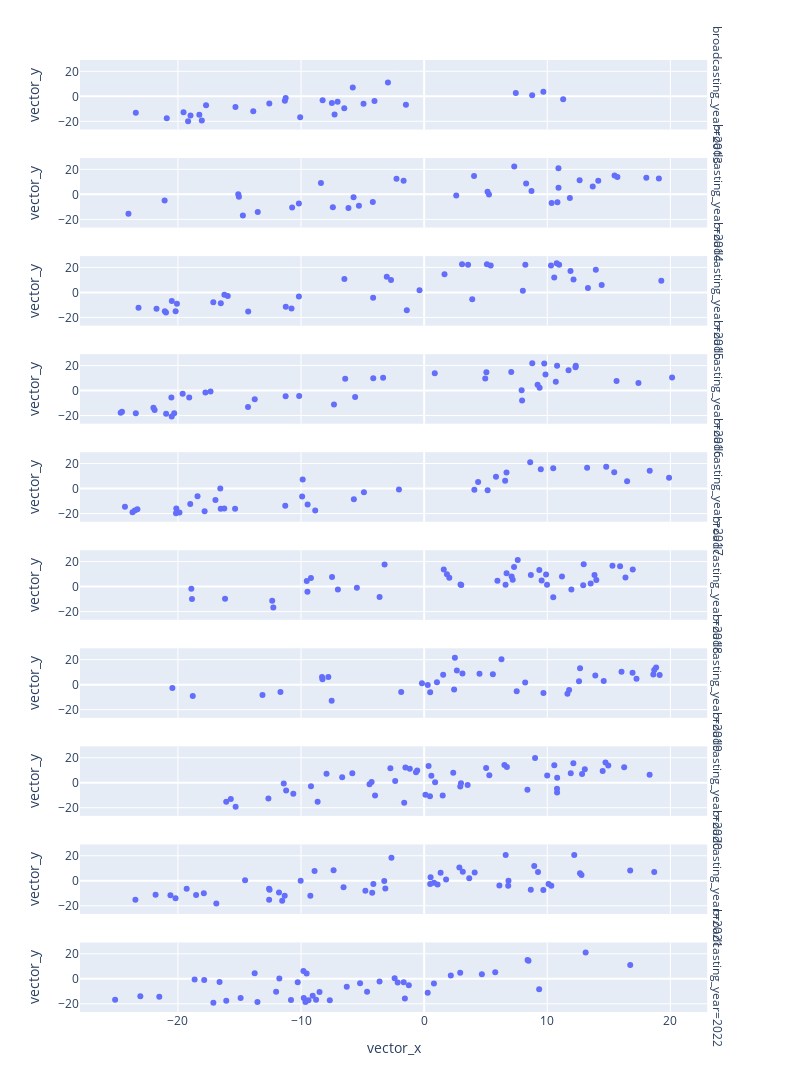

The cell this chart's notebook holds for it:
### Code cell
df = px.data.tips()
fig = px.scatter(stories_df_merged, x='vector_x', y='vector_y', hover_data=["index", "title"], facet_row="broadcasting_year", width=800, height=2000)
fig.show()

### Figure 1 — Plotly figure (JSON) as saved in the notebook; plotly's stock layout.template omitted (floating-point values rounded to 4 significant figures)
{"data": [{"customdata": [["0325", "春だ！映画だ！３時間アニメ祭り\r\n「映画ドラえもん のび太の新魔界大冒険～７人の魔法使い～」[2013年3月15日放送]"], ["0326", "「ばくはつコショウ」「何が何でもお花見を」[2013年4月12日放送]"], ["0327", "「やりクリしてハワイ旅行」「しずかちゃんのはごろも」[2013年4月26日放送]"], ["0328", "「ひるねは天国で」「どくさいスイッチ」[2013年5月3日放送]"], ["0329", "「インスタントママ」「狙われたジャイアン」[2013年5月10日放送]"], ["0330", "「脱出！ 恐怖の骨川ハウス」「さとりヘルメット」[2013年5月17日放送]"], ["0331", "「イエコプター」「しずかちゃんの最悪な誕生日」[2013年5月24日放送]"], ["0332", "「朱にまじわれ棒」「ジャイアンがパンダ」[2013年5月31日放送]"], ["0333", "「おみやげフロシキ」「最強！黒おびのび太」[2013年6月7日放送]"], ["0334", "「ジャイアンの引退コンサート」「ユメかんとくいす」[2013年6月14日放送]"], ["0335", "「あべこべ世界ミラー」「のび太の秘密トンネル」[2013年6月21日放送]"], ["0336", "「ひっこし地図でおひっこし」「かがみでコマーシャル」[2013年7月5日放送]"], ["0337", "「なんでもアイス棒」「決心コンクリート」[2013年7月12日放送]"], ["0338", "ドラえもん　夏の大冒険１時間スペシャル「さよならボクのそうじ機」「真夏の夜の大航海」「ダイスキンドリンク」[2013年7月26日放送]"], ["0339", "「深海サイクリング」「のび太のドッキリビデオ」[2013年8月9日放送]"], ["0340", "「花火を育てよう！」「分身ハンマー」[2013年8月16日放送]"], ["0341", "「オバケと暮らした夏休み」「カチンカチンライト」[2013年8月23日放送]"], ["0342", "「のび太の夏祭り大作戦！」「サハラ砂漠で勉強はできない」[2013年8月30日放送]"], ["0343", "「のび太エネルギーの使い方」「はなバルーンで大空に」[2013年9月6日放送]"], ["0344", "ドラえもん誕生日１時間スペシャル「真夜中の巨大ドラたぬき」[2013年9月13日放送]"], ["0345", "「にんげん機関車」「箱庭で松たけがり」[2013年10月18日放送]"], ["0346", "「ハロウィンって何の日？」「味見スプーン」[2013年10月25日放送]"], ["0347", "「マジックハンドでやりたい放題」「ゴルゴンの首」[2013年11月1日放送]"], ["0348", "「ヤキイモの気持ち」「すい星がギンギラギン」[2013年11月8日放送]"], ["0349", "「のび太ｖｓ武蔵　巌流島ちょっと前の戦い」[2013年11月15日放送]"], ["0350", "藤子・Ｆ・不二雄生誕80周年記念 タイムマシンがなくなって大ピンチ！ ドラえもん冬の１時間スペシャル「ドラえもんに落書き」「燃えよ！ドラミのスケート特訓」「タイムマシンがなくなった！！」[2013年12月6日放送]"], ["0351", "「ケガワリング」「クリスマスきらきら大作戦」[2013年12月13日放送]"], ["0352", "のび太としずかが結婚！？ 年忘れだよ！ ドラえもん１時間スペシャル\r\n「エイコーノトビラ」「おだてジョーズ」「雪山のロマンス」[2013年12月30日放送]"]], "hovertemplate": "broadcasting_year=2013<br>vector_x=%{x}<br>vector_y=%{y}<br>index=%{customdata[0]}<br>title=%{customdata[1]}<extra></extra>", "legendgroup": "", "marker": {"color": "#636efa", "symbol": "circle"}, "mode": "markers", "name": "", "orientation": "v", "showlegend": false, "type": "scatter", "x": [-18.26, -8.247, -11.25, -18.98, -15.33, -19.55, -23.42, -20.91, -18.06, -13.88, -12.58, 8.773, 11.29, -7.277, -4.034, -4.925, -7.03, -6.489, -5.798, -11.32, -10.07, -7.495, -19.18, -1.482, -17.71, 7.444, 9.683, -2.941], "xaxis": "x10", "y": [-14.76, -3.244, -1.44, -15.43, -8.591, -12.76, -13.18, -17.48, -19.28, -11.92, -5.668, 0.7727, -2.269, -14.61, -3.725, -6.036, -4.277, -9.553, 7.032, -3.501, -16.81, -5.379, -20.02, -6.684, -7.125, 2.621, 3.648, 10.95], "yaxis": "y10"}, {"customdata": [["0353", "「よい家わるい家」「◯△□恐怖症」[2014年1月17日放送]"], ["0354", "「地球脱出計画」「ことばきんしマーカー」[2014年1月31日放送]"], ["0355", "「動物変身恩返しグスリ」「雪だるまが町にやってきた」[2014年2月7日放送]"], ["0356", "「チョコのび太をめしあがれ」「青い月夜のリサイタル」[2014年2月14日放送]"], ["0357", "「会いたいヒト回転寿司」「コピー頭脳でラクしよう」[2014年2月28日放送]"], ["0358", "ドラえもん　クレヨンしんちゃん  春だ！映画だ！３時間アニメ祭り\r\n２０１３年春公開「映画ドラえもん のび太のひみつ道具博物館（ミュージアム）」[2014年3月7日放送]"], ["0359", "「ふくびんコンビ」「歩け歩け月までも」[2014年3月14日放送]"], ["0360", "「ウマタケ牧場」「テストに一夜漬けダル」[2014年4月11日放送]"], ["0361", "「空き地のイルカ」「タイムピストルで“じゃま物”は消せ」[2014年4月18日放送]"], ["0362", "「石器時代の王さまに」「鯉のぼりをつかまえろ！」[2014年4月25日放送]"], ["0363", "「どこでもドアを作ろう！」「ツルよ、恩をかえして！」[2014年5月2日放送]"], ["0364", "「のび太鉄道」「物体変換銃でカバンをカバに!?」[2014年5月16日放送]"], ["0365", "「な、なんと!! のび太が１００点とった!!」「珍加羅峠の宝物」[2014年5月23日放送]"], ["0366", "「デラックスライト」「のび太の１００点 ２５年後の大事件」[2014年5月30日放送]"], ["0367", "「のび太のエビフライ」「たすけて！助け船」[2014年6月6日放送]"], ["0368", "「パパもあまえんぼ」「たけしのズンドコ誕生日」[2014年6月13日放送]"], ["0369", "「のび太イレブン」「ぶつぶつ交換機」[2014年6月20日放送]"], ["0370", "「裏山のドラえもん城」「『真実の旗印』はつねに正しい」[2014年6月27日放送]"], ["0371", "「さかながボートに大変身」「流行性ネコシャクシウイルス」[2014年7月11日放送]"], ["0372", "映画公開直前 夏祭りだよ！ ドラえもん１時間スペシャル\r\n「竜宮城の八日間」「なんでも空港」「怪談ランプ」[2014年8月1日放送]"], ["0373", "映画公開当日！「石ころぼうし」「のび太のおよめさん」[2014年8月8日放送]"], ["0374", "「ミニハウスでのりきる夏」「うきうきするウキワ」[2014年8月29日放送]"], ["0375", "ドラえもん誕生日スペシャル\r\n「地底100マイルちょっとの大作戦」[2014年9月5日放送]"], ["0376", "「しずかちゃんがカッパに！？」「ミチビキエンゼル」[2014年9月12日放送]"], ["0377", "「のび太航空へようこそ」「神さまごっこ」[2014年9月19日放送]"], ["0378", "「２２世紀のすてきなキャンプ」「ポータブル国会」[2014年10月17日放送]"], ["0379", "「怒りのポップコーン」「タヌ機」[2014年10月24日放送]"], ["0380", "「ハロウィーンの暴走かぼちゃ」「ホラふきご先祖」[2014年10月31日放送]"], ["0381", "「空とぶマンガ本」「ぬれぎぬを着せよう！」[2014年11月7日放送]"], ["0382", "「ムキムキからだねん土」「嵐でやっつけろ！」[2014年11月14日放送]"], ["0383", "「落ち葉とジャイ子」「しずかちゃんになったのび太」[2014年11月21日放送]"], ["0384", "「クローンリキッドごくう」「お金のいらない世界」[2014年11月28日放送]"], ["0385", "「ドラミが生まれた日」「やりくりアリでリサイクル」[2014年12月5日放送]"], ["0386", "「おせじ口べに」「家元かんばん」[2014年12月12日放送]"], ["0387", "今年最後のドラ笑い!! 年忘れだよ！ドラえもん１時間スペシャル\r\n「おすそわけガム」「宇宙戦艦のび太を襲う」「思い出せ！あの日の感動」[2014年12月30日放送]"]], "hovertemplate": "broadcasting_year=2014<br>vector_x=%{x}<br>vector_y=%{y}<br>index=%{customdata[0]}<br>title=%{customdata[1]}<extra></extra>", "legendgroup": "", "marker": {"color": "#636efa", "symbol": "circle"}, "mode": "markers", "name": "", "orientation": "v", "showlegend": false, "type": "scatter", "x": [-4.171, 12.63, 15.7, 2.605, -5.3, -14.72, 5.266, -2.247, 10.91, -5.734, 10.35, 13.69, 7.317, 10.91, -13.52, -15.05, 14.14, -15.1, 8.283, 15.46, -1.669, -6.148, -8.382, 8.717, 19.07, 4.054, 18.05, -7.415, -10.72, 11.84, -24.02, -10.18, -21.08, 10.83, 5.152], "xaxis": "x9", "y": [-6.145, 11.23, 13.96, -0.811, -9.182, -16.98, -0.1975, 12.52, 5.284, -2.358, -6.938, 6.322, 22.2, 20.96, -14.09, -1.854, 10.99, 0.04781, 8.625, 15.13, 10.84, -10.81, 9.093, 2.756, 12.66, 14.69, 13.27, -10.29, -10.52, -2.999, -15.56, -7.277, -4.951, -6.377, 1.992], "yaxis": "y9"}, {"customdata": [["0388", "「街中ぐにゃぐにゃネンドロン」「寒い日は雪女になろう！」[2015年1月9日放送]"], ["0389", "「秘密基地で世界を守れ！」「四次元サイクリング」[2015年1月30日放送]"], ["0390", "「恐竜ハンター」[2015年2月6日放送]"], ["0391", "「バレンタインにはおモチとすもうを」「しずかちゃんと はこ庭スキー場」[2015年2月13日放送]"], ["0392", "「スネ夫より金持ちがやってきた」「ペットそっくりまんじゅう」[2015年2月20日放送]"], ["0393", "「無敵のスーパーランドセル」「もぐれ！ハマグリパック」[2015年2月27日放送]"], ["0394", "ドラえもん　クレヨンしんちゃん 春だ！映画だ！３時間アニメ祭り\n「映画ドラえもん 新・のび太の大魔境～ペコと５人の探検隊～」（2014年公開）[2015年3月6日放送]"], ["0395", "「のび太のダンボール宇宙ステーション」[2015年3月13日放送]"], ["0396", "「横取りジャイアンをこらしめよう」「あちこちひっこそう」[2015年3月20日放送]"], ["0397", "春だ！映画だ！３時間アニメ祭り 第２弾「あいあいパラソル」「タイムマシンで犯人を」「ムシャクシャタイマー」[2015年4月10日放送]"], ["0398", "「ステッキで川をまっぷたつ」「しかえし伝票」[2015年4月17日放送]"], ["0399", "「イルカにのって海の旅」「いたわりロボット」[2015年4月24日放送]"], ["0400", "「ジャイアンが飛んできた」「わすれろ草」[2015年5月1日放送]"], ["0401", "「ぼくらの大空中戦」「ニクメナイン」[2015年5月8日放送]"], ["0402", "「野比家は三十階」「暴走！プレゼントの木」「水はみていた」[2015年5月15日放送]"], ["0403", "「ラッキーやかん」「なんでもぬいぐるみに…」「大人になりたい」[2015年5月22日放送]"], ["0404", "「七時に何かがおこる」「びっくり箱ステッキ」「ぼくよりダメなやつがきた」[2015年5月29日放送]"], ["0405", "「おざしき水族館」「オダチンパンジー」「のび太の長い一日」[2015年6月5日放送]"], ["0406", "「まる見え！断層ビジョン」「突げき！のび太のグルメリポート」「今年もあの日がやってきた！」[2015年6月12日放送]"], ["0407", "「ボクを写して！めんくいカメラ」「しりとりでネッシーに」「かげがり」[2015年6月19日放送]"], ["0408", "「海をひときれ切りとって」「あとはおまかせタッチてぶくろ」「腹ペコのび太の３日間」[2015年6月26日放送]"], ["0409", "「のろのろ、じたばた」「スイカ割りにスイカペン」「タマシイム・マシン」[2015年7月10日放送]"], ["0410", "夏祭りだよ！ドラえもん１時間スペシャル「ムードもりあげ楽団」「楽々バーべキューセットはラクじゃない」「南海の大冒険～キャプテン・シルバーの財宝～」[2015年7月24日放送]"], ["0411", "「のび太が泣けば雨がふる」「ジャングル探検にはおり紙を」[2015年7月31日放送]"], ["0412", "「ゾクゾク！おばけ線香」「うわさ花しが咲いちゃった！」[2015年8月21日放送]"], ["0413", "「ジャイアンの恩返し」「南の島を組み立てよう」[2015年8月28日放送]"], ["0414", "ドラえもん誕生日スペシャル 「のび太特急と謎のトレインハンター」[2015年9月4日放送]"], ["0415", "「夜を売ります」「うら山のウサギ怪獣（かいじゅう）」[2015年9月11日放送]"], ["0416", "「アッパレ！ のび殿さま」「秋の虫のリサイタル」[2015年10月9日放送]"], ["0417", "「しずめ玉でスッキリ」「のび太のお宝鑑定」[2015年10月16日放送]"], ["0418", "「ハロウィンとのびガエル」「誕生！まんが家クリスチーネ先生」[2015年10月23日放送]"], ["0419", "「空とぶサンマがやってきた」「昔のカキの物語」[2015年10月30日放送]"], ["0420", "「山へ！空へ！乗りものぐつ」「ママ、小学生になる」[2015年11月6日放送]"], ["0421", "「マツタケ食べたい！」「ボクをけって！サイオー馬」[2015年11月13日放送]"], ["0422", "「ほんものクレヨン」「かぜぶくろといんちき薬」[2015年11月20日放送]"], ["0423", "「のび泥棒をタイホせよ！」「あの子を笑わせろ！」[2015年11月27日放送]"], ["0424", "「ジャイアンの歌がやめられない」「夜空に輝くピザ・ギョーザ」[2015年12月4日放送]"], ["0425", "「脱出!!巨大クリスマスケーキ」「スケートするなら氷河期で」[2015年12月11日放送]"], ["0426", "今年最後のドラ笑い！！ 大みそかだよ！ ドラえもん１時間スペシャル\r\n「初売りドライ・ライト」「百人一首にアンキパン」「オンボロ旅館をたて直せ」「雪でもポカポカ！ エアコンフォト」[2015年12月31日放送]"]], "hovertemplate": "broadcasting_year=2015<br>vector_x=%{x}<br>vector_y=%{y}<br>index=%{customdata[0]}<br>title=%{customdata[1]}<extra></extra>", "legendgroup": "", "marker": {"color": "#636efa", "symbol": "circle"}, "mode": "markers", "name": "", "orientation": "v", "showlegend": false, "type": "scatter", "x": [-11.24, -10.17, -20.5, -14.29, -0.3757, 3.077, -20.19, 8.017, -17.13, -2.692, -16.52, -21.06, -23.2, -21.74, 5.099, 14.42, 5.404, -3.037, -6.479, 3.566, 1.653, 19.26, 10.3, 13.3, 10.96, 13.95, -20.08, 10.77, 3.905, 8.219, -10.77, -15.95, -16.23, 10.57, 12.13, 11.89, -4.144, -20.97, -1.411], "xaxis": "x8", "y": [-11.46, -3.358, -6.911, -15.21, 1.703, 22.55, -15.03, 1.243, -7.871, 9.939, -8.612, -15.13, -12.27, -13.13, 22.52, 5.982, 21.45, 12.45, 10.79, 22.04, 14.47, 9.405, 21.58, 3.548, 22.16, 18.11, -9.158, 23.26, -5.5, 22.14, -12.94, -2.926, -1.925, 11.88, 10.42, 17.06, -4.318, -16.14, -14.28], "yaxis": "y8"}, {"customdata": [["0427", "「ドラドラ源平合戦～しずかちゃん御前を救え！～」[2016年1月15日放送]"], ["0428", "「そっくりペット大集合」「再会！５年ぶりののび太」[2016年1月22日放送]"], ["0429", "「ドラドラ時空（タイム）アドベンチャー　のび太土偶の謎」「ナイヘヤドア」[2016年1月29日放送]"], ["0430", "「ぼく、マリちゃんだよ」「ずらしんぼ」[2016年2月5日放送]"], ["0431", "「恋する!?変身ビスケット」「することレンズ」[2016年2月12日放送]"], ["0432", "「なんでも材質変換機」「雪だるまは忘れない」[2016年2月19日放送]"], ["0433", "「のび太はうるさいナベ奉行」「地球下車マシン」[2016年2月26日放送]"], ["0434", "ドラえもん　クレヨンしんちゃん　春だ！映画だ！３時間アニメ祭り\n「映画ドラえもん のび太の宇宙英雄記（スペースヒーローズ）」（2015年公開）[2016年3月4日放送]"], ["0435", "「空想動物サファリパークと約束の笛」[2016年3月11日放送]"], ["0436", "「宇宙探検すごろく」「最強！オールマイティーパス」[2016年4月1日放送]"], ["0437", "「お箸はのびるよ、どこまでも」「チリつもらせ機」[2016年4月15日放送]"], ["0438", "「のび太のジャックと豆の木」「みせかけモテモテバッジ」[2016年4月22日放送]"], ["0439", "「空飛ぶうす手のじゅうたん」「うわさをサキ鳥」[2016年4月29日放送]"], ["0440", "「友だちは大きなイルカ？」「夢はしご」[2016年5月6日放送]"], ["0441", "「トリセツ・メーカー」「ぞうきん探偵のび太」[2016年5月13日放送]"], ["0442", "「Ｎ・Ｓワッペンで運動会」「しんじゅ製造アコヤケース」[2016年5月20日放送]"], ["0443", "「お客の顔を組み立てよう」「ママをたずねて三千キロじょう」[2016年5月27日放送]"], ["0444", "「エスパーぼうし」「かわいい雨傘の物語」[2016年6月3日放送]"], ["0445", "「へやの中の大自然」「なかまいりせんこう」[2016年6月10日放送]"], ["0446", "「大男がでたぞ」「キミのひとみは100万ボルト」[2016年6月17日放送]"], ["0447", "「ダメダメ！キンシひょうしき」「ぼくのまもり紙」[2016年6月24日放送]"], ["0448", "「恐竜ツアーに行こう！」「いねむりシール」[2016年7月8日放送]"], ["0449", "「３センチのび太の大冒険」[2016年7月22日放送]"], ["0450", "「うちのプールは太平洋」「おばけでリサイクル」[2016年7月29日放送]"], ["0451", "「身代わりテレビで南の島へ」「風をあやつれ！バショー扇」[2016年8月5日放送]"], ["0452", "「ダジャレでやっつけろ！」「裏山ウォータースライダー」[2016年8月12日放送]"], ["0453", "「水たまりの怪魚」「宇宙人の館」[2016年8月19日放送]"], ["0454", "「いたずらオモチャ化機」「シールでキャラ変身」[2016年8月26日放送]"], ["0455", "ドラえもん誕生日スペシャル 「天才のび太の飛行船ゆうえんち」[2016年9月2日放送]"], ["0456", "「とびだす伝記電気」「ほしい人探知機」[2016年9月9日放送]"], ["0457", "「ゾウの鼻になったしずかちゃん」「へやこうかんスイッチ」[2016年9月16日放送]"], ["0458", "「ざくざく！地中でくだもの狩り」「バリヤーポイント」[2016年10月14日放送]"], ["0459", "「ペラペラジャイアン飛んでった！」「みえないボディガード」[2016年10月21日放送]"], ["0460", "「パンドラのおばけ」「あらかじめアンテナ」[2016年10月28日放送]"], ["0461", "「くせなおしガス」「熱血！ドッジボール」[2016年11月4日放送]"], ["0462", "「ふろしきタクシー」「いつでもどこでもスケッチセット」[2016年11月18日放送]"], ["0463", "「ロケットそうじゅうくんれん機」「ジャイアンへのホットなレター」[2016年11月25日放送]"], ["0464", "「スーパーヒーローふろしき」「カッコータマゴ」[2016年12月2日放送]"], ["0465", "「南極ペンギンを救え！」「日づけ変更カレンダー」[2016年12月9日放送]"], ["0466", "「クリスマスに雪を」「チュー難の相に気をつけろ!」[2016年12月16日放送]"], ["0467", "大みそかだよ！ドラえもん1時間スペシャル「戦国のび兵衛がんばれ」「ドラえもん＆パーマン危機一髪!?」「星野スミレのひみつの恋」[2016年12月31日放送]"]], "hovertemplate": "broadcasting_year=2016<br>vector_x=%{x}<br>vector_y=%{y}<br>index=%{customdata[0]}<br>title=%{customdata[1]}<extra></extra>", "legendgroup": "", "marker": {"color": "#636efa", "symbol": "circle"}, "mode": "markers", "name": "", "orientation": "v", "showlegend": false, "type": "scatter", "x": [-17.35, -20.53, -20.96, -24.55, -11.25, -19.08, -20.3, -23.42, -24.65, -17.77, -20.51, -4.133, -21.89, -14.31, -10.15, -19.62, -13.76, 9.379, -5.607, -6.413, 7.955, -7.325, -21.99, -3.333, 4.963, 17.41, 5.055, 9.854, 9.753, 10.8, 7.918, 20.14, 12.32, 8.783, 10.69, 12.29, 7.075, 9.215, 0.8628, 11.73, 15.63], "xaxis": "x7", "y": [-0.8448, -5.536, -18.66, -17.01, -4.533, -5.586, -18.26, -18.22, -17.83, -1.694, -20.77, 9.757, -15.52, -13.23, -4.445, -2.545, -6.995, 2.23, -5.196, 9.367, -7.957, -11.26, -13.86, 10.13, 9.502, 5.94, 14.63, 12.73, 21.67, 19.81, 0.132, 10.4, 19.7, 21.72, 6.88, 18.5, 14.79, 4.674, 13.71, 16.09, 7.561], "yaxis": "y7"}, {"customdata": [["0468", "「地球エレベーター」「かたっぽ探知リード」[2017年1月13日放送]"], ["0469", "「ピーヒョロ ロープ」「兄弟シール」[2017年1月20日放送]"], ["0470", "「ターザンパンツ」「追跡！トレーサーバッジ」[2017年1月27日放送]"], ["0471", "「一寸のび太の鬼たいじ」「お医者さんカバン」[2017年2月3日放送]"], ["0472", "「ココロチョコ」「独立！のび太国」[2017年2月10日放送]"], ["0473", "「スリルブーメラン」「大予言・地球の滅びる日」[2017年2月17日放送]"], ["0474", "「雪と恐竜」「拝啓、虹谷ユメ子さん」[2017年2月24日放送]"], ["0475", "ドラえもん　クレヨンしんちゃん 春だ！映画だ！３時間アニメ祭り「映画ドラえもん 新・のび太の日本誕生」（2016年公開）[2017年3月3日放送]"], ["0476", "「迷子のパオパオ」[2017年3月17日放送]"], ["0477", "「ドラドラポンポコ大捜査」「動物型にげだし錠」「食べて歌ってバイオ花見」[2017年4月7日放送]"], ["0478", "「ようこそ！ハリボテの城へ」「おばけ口目の怪事件」[2017年4月14日放送]"], ["0479", "「見えなくなる目ぐすり」「目は口ほどに物を食べ」[2017年4月21日放送]"], ["0480", "GW特別企画！「火星ピクニック」「テレパしい」[2017年4月28日放送]"], ["0481", "母の日直前！「ママをつかまえろ！」「四次元くずかご」[2017年5月12日放送]"], ["0482", "「自信ヘルメット」「ガッコー仮面は誰でしょう？」[2017年5月19日放送]"], ["0483", "「のび太とアリの女王」[2017年5月26日放送]"], ["0484", "「わすれとんかち」「アヤカリンで幸運を」[2017年6月2日放送]"], ["0485", "ジャイアン誕生日！特別企画！「ウラオモテックス」「スランプ！ジャイアン愛の新曲」[2017年6月9日放送]"], ["0486", "「暴走ランナーパパ」「カルガモエッグ」[2017年6月16日放送]"], ["0487", "「百年後のフロク」「トゲトローズはご機嫌ななめ」[2017年6月23日放送]"], ["0488", "「名作劇場カメラ」「三年寝太郎まくら」[2017年6月30日放送]"], ["0489", "「ルームスイマー」「深夜の町は海の底」[2017年7月7日放送]"], ["0490", "あの名作が帰ってくる！ドラえもん夏の１時間スペシャル「ぼくミニドラえもん」「ぞうとおじさん」[2017年7月28日放送]"], ["0491", "「天井うらの宇宙戦争」[2017年8月4日放送]"], ["0492", "「がんばれ！おばけハウス」「ロビンソンクルーソーセット」[2017年8月18日放送]"], ["0493", "「おかし牧場」「森は生きている」[2017年8月25日放送]"], ["0494", "ドラえもん誕生日スペシャル「謎のピラミッド！？エジプト大冒険」[2017年9月1日放送]"], ["0495", "「スケジュールどけい」「ニンニン修行セット」[2017年9月8日放送]"], ["0496", "「ネコののび太いりませんか」「賞品かせぎカウボット」[2017年9月15日放送]"], ["0497", "「バイバイン」「むりやりアスレチックスクール」[2017年10月13日放送]"], ["0498", "「すてきなミイちゃん」「魔女っ子しずちゃん」[2017年10月20日放送]"], ["0499", "「はだかの王様！？ウルトラよろい」「赤いくつの女の子」[2017年10月27日放送]"], ["0500", "「クモノイトン」「プロポーズ作戦」[2017年11月3日放送]"], ["0501", "「葉っぱ探偵のび太」「二十一世紀のおとのさま」[2017年11月10日放送]"], ["0502", "「ハツメイカーで大発明」「大砲でないしょのはなし」[2017年11月17日放送]"], ["0503", "「かがみのない世界」「ピンキリ！お宝未来鑑定」[2017年11月24日放送]"], ["0504", "「クリスマスはおかしの家で」「やりすぎ！のぞみ実現機」[2017年12月1日放送]"], ["0505", "大みそかだよ！ドラえもん１時間スペシャル「十二支変身サイコロ」「ゆめのチャンネル」「台風のフー子」[2017年12月31日放送]"]], "hovertemplate": "broadcasting_year=2017<br>vector_x=%{x}<br>vector_y=%{y}<br>index=%{customdata[0]}<br>title=%{customdata[1]}<extra></extra>", "legendgroup": "", "marker": {"color": "#636efa", "symbol": "circle"}, "mode": "markers", "name": "", "orientation": "v", "showlegend": false, "type": "scatter", "x": [10.49, 13.24, 15.44, -19.0, -24.3, -23.5, -4.892, -18.41, -23.69, -19.88, -23.29, -17.83, -20.16, -9.914, -9.465, -16.53, -16.24, -16.95, -20.13, -11.28, 5.156, -8.849, -5.711, -15.36, 4.384, -9.866, -16.56, 19.89, -2.046, 5.833, 14.79, 4.077, 8.613, 6.579, 9.474, 18.32, 6.689, 16.48], "xaxis": "x6", "y": [16.18, 16.58, 12.96, -12.34, -14.53, -17.52, -2.899, -6.171, -18.96, -19.27, -16.63, -18.09, -19.87, -6.294, -12.75, -16.16, -16.01, -9.163, -16.07, -13.86, -1.442, -17.67, -8.579, -16.09, 5.176, 7.192, 1.21e-05, 8.668, -0.8783, 9.489, 17.32, -1.032, 21.04, 6.123, 15.33, 14.17, 12.73, 5.82], "yaxis": "y6"}, {"customdata": [["0506", "ドラえもん クレヨンしんちゃん ２０１８年冬のアニメ祭り「神さまロボットに愛の手を！」「円ピツで大金持ち」「のび左エ門の秘宝」[2018年1月7日放送]"], ["0507", "「ガンファイターのび太」[2018年1月12日放送]"], ["0508", "「なんでもバイキング」「ジャックとベティとジャニー」[2018年1月19日放送]"], ["0509", "「架空人物たまご」「ドラドラスパイ大作戦」[2018年1月26日放送]"], ["0510", "2月はスネ夫の誕生月「ロボ子が愛してる」「大ピンチ！スネ夫の答案」[2018年2月2日放送]"], ["0511", "「こびとロボット」「宇宙たんけん！？ウラヤマ星」[2018年2月9日放送]"], ["0512", "「ジャイアンVSメカジャイアン」「きつねにつままれた話」[2018年2月16日放送]"], ["0513", "「めいわくガリバー」「のび太のなが～い家出」[2018年2月23日放送]"], ["0514", "ドラえもん　クレヨンしんちゃん 春だ！映画だ！３時間アニメ祭り「映画ドラえもん のび太の南極カチコチ大冒険」（2017年公開）[2018年3月2日放送]"], ["0515", "「ほどほど宝島」[2018年3月9日放送]"], ["0516", "ドラえもん クレヨンしんちゃん 春だ！映画だ！３時間アニメ祭り第２弾 「リモコンねこでとり返せ！」「フクロマンスーツ」「ツチノコみつけた！」[2018年4月6日放送]"], ["0517", "「動物変身ビスケット」「進化退化光線銃」[2018年4月13日放送]"], ["0518", "「ぶんぶくドラ釜」「一生に一度は百点を…」[2018年4月20日放送]"], ["0519", "「うら山危険生物パーク」「はいどうたづな」[2018年4月27日放送]"], ["0520", "母の日特別企画「ママをとりかえっこ」「ざぶとんにもたましいがある」[2018年5月11日放送]"], ["0521", "「のび太は世界にただ一匹」「地平線テープ」[2018年5月18日放送]"], ["0522", "「ニニンジャ！からくり忍者屋敷」「友だちの輪」[2018年5月25日放送]"], ["0523", "「夏だ！山だ！野比家のキャンプ」「インスタントロボット」[2018年6月1日放送]"], ["0524", "「ハー灯に火をともせ」「雨男はつらいよ」[2018年6月8日放送]"], ["0525", "ジャイアン誕生日！特別企画！「ジャイアンの子守歌」「おれさまをグレードアップ」[2018年6月15日放送]"], ["0526", "「テレビ局をはじめたよ」「人の身になるタチバガン」[2018年6月22日放送]"], ["0527", "「録験機でたのしもう」「アセッカキン」[2018年6月29日放送]"], ["0528", "「天の川で星釣りを」「ねがい星」[2018年7月6日放送]"], ["0529", "「きもだめしめがね」「いきものおりがみ」[2018年7月20日放送]"], ["0530", "「絶景！箱庭ソーメン流し」「半分の半分のまた半分…」[2018年7月27日放送]"], ["0531", "のび太誕生日特別企画「友情カプセル」「ジャイ子の恋人=のび太」[2018年8月3日放送]"], ["0532", "「額縁をくぐって海へ」「チューケンパー」[2018年8月17日放送]"], ["0533", "「うそつきかがみ」「十円なんでもストア」[2018年8月24日放送]"], ["0534", "「仙人らくらくコース」「悪運ダイヤ」[2018年8月31日放送]"], ["0535", "ドラえもん誕生日スペシャル「クジラとまぼろしのパイプ島」[2018年9月7日放送]"], ["0536", "「ドラえもんの歌」「相関図メーカー」[2018年9月14日放送]"], ["0537", "「時を走れ！タイム借り物競走」「時限バカ弾」[2018年10月12日放送]"], ["0538", "「魔法使いのび太」「野比家、夢の温泉旅行」[2018年10月19日放送]"], ["0539", "「合体ノリ」「行け！ノビタマン」[2018年10月26日放送]"], ["0540", "「いろいろソーダセット」「マジックボックス」[2018年11月2日放送]"], ["0541", "「あい棒」「アトカラホントスピーカー」[2018年11月9日放送]"], ["0542", "「のび太の流れ星」「オーバーオーバー」[2018年11月16日放送]"], ["0543", "「ドラえもんストーブ」「一晩でカキの実がなった」[2018年11月23日放送]"], ["0544", "「つづきをヨロシク」「もしもボックスで昼ふかし!？」[2018年11月30日放送]"], ["0545", "「しあわせトランプの恐怖」「未来のクリスマスカード」[2018年12月7日放送]"], ["0546", "「ウラシマキャンデー」「シールで逃げきれ！」[2018年12月14日放送]"], ["0547", "大みそかだよ！ドラえもん１時間スペシャル～世界の未確認生物ずかん～「雪男のアルバイト」「かまいたちのクック」「ハロー宇宙人」[2018年12月31日放送]"]], "hovertemplate": "broadcasting_year=2018<br>vector_x=%{x}<br>vector_y=%{y}<br>index=%{customdata[0]}<br>title=%{customdata[1]}<extra></extra>", "legendgroup": "", "marker": {"color": "#636efa", "symbol": "circle"}, "mode": "markers", "name": "", "orientation": "v", "showlegend": false, "type": "scatter", "x": [12.96, -16.17, 10.49, 12.92, 1.849, 13.98, 11.96, -5.464, -18.91, -12.34, 6.696, 16.94, 9.352, -3.62, 9.98, 15.3, 2.041, 9.904, -9.481, 7.104, 8.668, -3.214, 16.35, 13.53, -7.009, -12.25, 7.193, 13.84, 5.95, 7.601, 6.611, 1.594, 11.2, 9.543, 15.91, 2.954, -9.535, -7.482, 3.015, -9.195, -18.86, 7.302], "xaxis": "x5", "y": [17.86, -9.663, -8.434, 0.9725, 9.862, 5.361, -2.346, -0.9487, -1.701, -11.42, 10.76, 13.59, 13.18, -8.334, 1.426, 16.75, 7.102, 9.696, -4.154, 8.134, 9.355, 17.6, 7.298, 2.517, -2.282, -16.79, 5.366, 9.345, 4.736, 21.29, 1.561, 13.71, 8.153, 4.766, 16.21, 1.748, 4.373, 7.59, 1.216, 6.871, -10.02, 15.6], "yaxis": "y5"}, {"customdata": [["0548", "「ランプのけむりオバケ」「ジャイアンシチュー」[2019年1月18日放送]"], ["0549", "「ポケットの中のぴょん太」「平和アンテナ」[2019年1月25日放送]"], ["0550", "「フェスティバルーン」「ホカホカ雪で雪合戦」[2019年2月8日放送]"], ["0551", "「熱血応援マイク」「オモイコミン」[2019年2月15日放送]"], ["0552", "「ドラかぐや、月に帰る！？」「おおかみ男クリーム」[2019年2月22日放送]"], ["0553", "ドラえもん クレヨンしんちゃん 春だ！映画だ！３時間アニメ祭り「映画ドラえもん のび太の宝島」（2018年公開）[2019年3月1日放送]"], ["0554", "「タイムふろしき」「ニセ宇宙人」[2019年3月8日放送]"], ["0555", "「化石大発見！」「布団にのってふわふわり」[2019年3月15日放送]"], ["0556", "「ゆめの町、ノビタランド」「ドラえもんをのぞいちゃえ！」[2019年4月5日放送]"], ["0557", "「ダジャレーランド」「無敵！コンチュー丹」[2019年4月19日放送]"], ["0558", "「タタミのたんぼ」「未来からの買い物」[2019年4月26日放送]"], ["0559", "母の日特別企画「のび太のおいしい食べ方」「お料理ワッペン」[2019年5月10日放送]"], ["0560", "「しつけキャンディー」「人間味調味料」[2019年5月17日放送]"], ["0561", "「トランポリンゲン」「シャボン玉宅配便」[2019年5月31日放送]"], ["0562", "「ネアンデルタール人を救え」「のび太もたまには考える」[2019年6月7日放送]"], ["0563", "「大スタージャイアン！？」「恐怖のディナーショー」[2019年6月14日放送]"], ["0564", "「ガワラオニ」「チョージャワラシベ」[2019年6月21日放送]"], ["0565", "「本人ビデオでほめられたい」「ホ、ホ、ホタル来い」[2019年6月28日放送]"], ["0566", "「わたがし雲メーカー」「ねがい七夕ロケット」[2019年7月5日放送]"], ["0567", "４０周年だよ！ドラえもん１時間スペシャル「イロガラドラえもん」「海に入らず海底を散歩する方法」「２２世紀で夏休み」[2019年7月19日放送]"], ["0568", "「大パニック！のび太のヒマワリ日記」「けん銃王コンテスト」[2019年8月2日放送]"], ["0569", "「ゾクゾク！？学校の七不思議」「人食いハウス」[2019年8月9日放送]"], ["0570", "「立体パズルハンマー」「サンタイン」[2019年8月23日放送]"], ["0571", "「恐怖のたたりチンキ」「レプリコッコ花火」[2019年8月30日放送]"], ["0572", "お引越し記念！ ドラえもん誕生日スペシャル「未来の迷宮（ラビリンス） おかし城（キャッスル）」「謎のピラミッド！？エジプト大冒険」[2019年9月6日放送]"], ["0573", "「ねこっかぶり」「強～いイシ」[2019年10月5日放送]"], ["0574", "「ドラえもんがいっぱい」「アルマジロン」[2019年10月19日放送]"], ["0575", "「変身レプリンター」「ツバメののび太」[2019年10月26日放送]"], ["0576", "「落とし物つりぼり」「強いペットがほしい」[2019年11月2日放送]"], ["0577", "「へやいっぱいの大どらやき」「ドラドラスパイ大作戦」[2019年11月9日放送]"], ["0578", "「ヴェルサイユのママ」「動物型にげだし錠」[2019年11月16日放送]"], ["0579", "「ウルトラリング」「いろいろソーダセット」[2019年11月23日放送]"], ["0580", "「ピクニックで先をこせ」「かがみのない世界」[2019年11月30日放送]"], ["0581", "「多目的お守りは責任感が強い」「野比家、夢の温泉旅行」[2019年12月7日放送]"], ["0582", "「捜査ごっこセット」「イースター島のモアイ」[2019年12月14日放送]"], ["0583", "「タイムワープでプレゼントを」「クリスマスに雪を」[2019年12月21日放送]"], ["0584", "「ネズミ年だよ！ドラえもん」「出てくる出てくるお年玉」[2019年12月28日放送]"]], "hovertemplate": "broadcasting_year=2019<br>vector_x=%{x}<br>vector_y=%{y}<br>index=%{customdata[0]}<br>title=%{customdata[1]}<extra></extra>", "legendgroup": "", "marker": {"color": "#636efa", "symbol": "circle"}, "mode": "markers", "name": "", "orientation": "v", "showlegend": false, "type": "scatter", "x": [14.59, 12.58, 7.517, 17.25, 18.84, -18.79, 3.113, 4.494, 5.583, -7.783, -13.13, 19.13, 11.77, 16.03, -20.45, 2.656, 9.689, 16.93, -8.296, 8.205, 12.66, 1.545, -8.26, 0.4878, 6.28, 11.64, 18.61, -7.512, -0.1793, 18.69, -11.67, 0.2923, 1.039, 2.433, -1.865, 13.9, 2.497], "xaxis": "x4", "y": [2.829, 2.774, -5.217, 4.639, 13.77, -9.108, 8.858, 8.808, 8.388, 6.07, -8.288, 7.629, -4.28, 10.25, -2.73, 11.39, -6.687, 9.515, 6.164, 1.767, 13.17, 7.978, 4.358, -6.111, 20.27, -7.228, 8.17, -12.93, 1.141, 11.75, -5.844, -0.3243, 1.972, -3.864, -5.896, 7.292, 21.57], "yaxis": "y4"}, {"customdata": [["0585", "「なんでもエーアイアイ」「役立つもの販売機」[2020年1月11日放送]"], ["0586", "「そして、みんなイモになる」「ネンドロイド」[2020年1月18日放送]"], ["0587", "「Ｙロウに気をつけろ！」「神さまロボットに愛の手を！」[2020年1月25日放送]"], ["0588", "「アリガターヤ」「ツチノコみつけた！」[2020年2月1日放送]"], ["0589", "「大むかし漂流記」「ロボット雪だるま」[2020年2月8日放送]"], ["0590", "「立ちユメぼう」「エスパースネ夫」[2020年2月15日放送]"], ["0591", "「ネコになったドラえもん」「平和アンテナ」[2020年2月22日放送]"], ["0592", "「記念日シール」「やりすぎ！のぞみ実現機」「映画ドラえもん のび太の月面探査記」[2020年2月29日放送]"], ["0593", "「ドラえもんが受験生！？」「拝啓、虹谷ユメ子さん」[2020年3月7日放送]"], ["0594", "「地球製造法」「マジックチャック」「楽々バーべキューセットはラクじゃない」[2020年3月14日放送]"], ["0595", "「アパートの木」「円ピツで大金持ち」[2020年3月21日放送]"], ["0596", "「ハリ千本ノマス」「のび太シンデレラ」[2020年3月28日放送]"], ["0597", "「かべ景色きりかえ機」「『時』はゴウゴウと流れる」[2020年4月4日放送]"], ["0598", "「宝さがしはバタ足で」「三年寝太郎まくら」[2020年4月11日放送]"], ["0599", "「プラ酢マイナ酢」「クモノイトン」[2020年4月18日放送]"], ["0600", "「気球で世界一周！？」「大ピンチ！スネ夫の答案」[2020年4月25日放送]"], ["0601", "「メモリーローン」「おれさまをグレードアップ」[2020年5月2日放送]"], ["0602", "「こころにささるおもいヤリ」「スケジュールどけい」[2020年5月9日放送]"], ["0603", "「くしゃみに気をつけろ」「友だちの輪」[2020年5月16日放送]"], ["0604", "「キャラクターグッズを作っちゃえ！」「ジャイアンへのホットなレター」[2020年5月23日放送]"], ["0605", "「ヨンダラ首わ」「おばけ口目の怪事件」[2020年5月30日放送]"], ["0606", "「おそるべき正義ロープ」「むりやりアスレチックスクール」[2020年6月6日放送]"], ["0607", "「のび太のブラックホール」「ジャイアンVSメカジャイアン」[2020年6月13日放送]"], ["0608", "「わすれ鳥」「無敵のスーパーランドセル」[2020年6月20日放送]"], ["0609", "「つくれーるマイレール」「悪運ダイヤ」[2020年6月27日放送]"], ["0610", "「裏山ウォータースライダー」「あべこべ惑星」[2020年7月4日放送]"], ["0611", "「いきものおりがみ」「ぼうけんパラシュート」[2020年7月11日放送]"], ["0612", "「がんばれ！おばけハウス」「左、直、右、右、左…」[2020年7月18日放送]"], ["0613", "「賞品かせぎカウボット」「ききめ一番やくよけシール」[2020年7月25日放送]"], ["0614", "「プッシュドア」「おかし牧場」[2020年8月1日放送]"], ["0615", "「無人島のつくり方」「時限バカ弾」[2020年8月8日放送]"], ["0616", "「水道ジュース変換アダプター」「ぼくミニドラえもん」[2020年8月15日放送]"], ["0617", "「手足につけるミニ頭」「ドラかぐや、月に帰る！？」[2020年8月22日放送]"], ["0618", "「手にとり望遠鏡」「森は生きている」[2020年8月29日放送]"], ["0619", "５０周年だよ！ドラえもん誕生日スペシャル！「ウルトラミキサー」「ムードもりあげ楽団」「のび太の恐竜」[2020年9月5日放送]"], ["0620", "「ハッピーガチャはやめられない」「マジックボックス」[2020年9月12日放送]"], ["0621", "「サハラ砂漠で勉強はできない」「ニニンジャ！からくり忍者屋敷」[2020年9月19日放送]"], ["0622", "「大人をしかる腕章」「無人島へ家出」[2020年9月26日放送]"], ["0623", "「ダルマさんころんだ帽」「なんでも届く！出前電話」[2020年10月3日放送]"], ["0624", "「弓やで学校へ」「写真入りこみスコープ」[2020年10月10日放送]"], ["0625", "「ジ～ンと感動する話」「あやうし！ライオン仮面」[2020年10月17日放送]"], ["0626", "「誕生！？大統領のび太」「マッド・ウオッチ」[2020年10月24日放送]"], ["0627", "「影ぼうしフラッシュ」「ドラキュラセット」[2020年10月31日放送]"], ["0628", "「カワムケルン」「ユクスエカメラ」[2020年11月7日放送]"], ["0629", "「テスト・ロボット」「野比家でおもて梨」[2020年11月14日放送]"], ["0630", "「スパイ衛星でさぐれ」「ややこしい？うちでの小づち」[2020年11月21日放送]"], ["0631", "「半分おでかけ雲」「最強！ロボットペーパー」[2020年11月28日放送]"], ["0632", "「バカ売れ！？週刊のび太」「風船がとどけた手紙」[2020年12月5日放送]"], ["0633", "「とうめい人間目ぐすり」「エレベーター・プレート」[2020年12月12日放送]"], ["0634", "「ミラクルムービーを撮ってみた」「クリスマスはおかしの家で」[2020年12月19日放送]"], ["0635", "「ジャイアン反省、のび太はめいわく」「ドラえもんに落書き」[2020年12月26日放送]"], ["0636", "大みそかだよ！ドラえもん１時間スペシャル「超大作特撮映画『宇宙大魔神』」「のび太の結婚前夜」[2020年12月31日放送]"]], "hovertemplate": "broadcasting_year=2020<br>vector_x=%{x}<br>vector_y=%{y}<br>index=%{customdata[0]}<br>title=%{customdata[1]}<extra></extra>", "legendgroup": "", "marker": {"color": "#636efa", "symbol": "circle"}, "mode": "markers", "name": "", "orientation": "v", "showlegend": false, "type": "scatter", "x": [-1.621, 16.25, 5.292, -1.523, -11.41, -10.63, 12.83, 0.3582, 9.009, 6.519, 0.4714, 14.5, 3.533, 13.05, -11.21, 5.033, 1.504, 6.718, -4.267, -2.355, 0.584, -0.5644, 10.8, 10.57, 2.99, 8.388, 10.79, 2.363, 0.1057, -5.836, -3.988, -8.653, 18.31, 10.81, 14.73, -6.658, 0.8898, 9.994, -0.6629, 11.91, -2.743, -15.71, -1.165, -7.93, -12.65, -9.194, -15.31, 14.96, -4.438, 12.12, 2.934, -16.08], "xaxis": "x3", "y": [-16.1, 12.43, 5.932, 12.12, -0.5742, -8.844, 6.945, 13.39, 19.79, 14.24, -10.75, 9.428, -1.934, 10.69, -6.234, 11.77, -10.3, 12.65, 0.5944, 1.277, 5.506, 9.751, -7.803, 14.04, -0.5263, -5.614, -4.749, 7.995, -9.665, 7.555, -10.18, -15.26, 6.255, 3.913, 16.18, 4.267, 0.3657, 5.794, 8.271, 7.496, 11.48, -12.94, 11.17, 7.239, -12.58, -2.803, -19.31, 13.71, -1.307, 15.63, -3.146, -15.15], "yaxis": "y3"}, {"customdata": [["0637", "「バランス注射」「お金なんか大きらい！」「初日の出セット」[2021年1月9日放送]"], ["0638", "「ぬけ穴ボールペン」「テレビとりもち」[2021年1月16日放送]"], ["0639", "「雪でアッチッチ」「ドライブはそうじ機に乗って」[2021年1月23日放送]"], ["0640", "「鬼は外ビーンズ」「家がロボットになった」[2021年1月30日放送]"], ["0641", "「山おく村の怪事件」「争奪戦回避銃」[2021年2月6日放送]"], ["0642", "「大雪山がやってきた」「チクタクボンワッペン」[2021年2月13日放送]"], ["0643", "「オコノミボックスで冬キャンプ」「弟をつくろう」[2021年2月20日放送]"], ["0644", "「ドラドラ兄妹げんか」「しあわせのお星さま」[2021年2月27日放送]"], ["0645", "「精霊よびだしうでわ」「もはん手紙ペン」[2021年3月6日放送]"], ["0646", "「似たもの！あつまれホイッスル」「ドラえもんをのぞいちゃえ！」[2021年3月13日放送]"], ["0647", "「やどり木で楽しく家出」「のび太の流れ星」[2021年3月20日放送]"], ["0648", "「剛田、いつ？」「ぼくを、ぼくの先生に」[2021年3月27日放送]"], ["0649", "「サクラいっぱい大作戦」「プロフィールを盛っちゃえ！」[2021年4月3日放送]"], ["0650", "「ジジ島の怪魚ハンター」[2021年4月10日放送]"], ["0651", "「連想式推理虫メガネ」「ネジまいてハッスル！」[2021年4月17日放送]"], ["0652", "「のび太はクイズ王」「人間味調味料」[2021年4月24日放送]"], ["0653", "「ペットはこいのぼり」「チョージャワラシベ」[2021年5月1日放送]"], ["0654", "「ハワイがやってくる」「母の日は終わらない」[2021年5月8日放送]"], ["0655", "「この絵６０００万円」「おそだアメ」[2021年5月15日放送]"], ["0656", "「注文の多い人形あそび」「かわいい石ころの話」[2021年5月22日放送]"], ["0657", "「目ヂカラにご用心」「アセッカキン」[2021年5月29日放送]"], ["0658", "「クロマキーでノビちゃんマン」「タンポポ空を行く」[2021年6月5日放送]"], ["0659", "「集中力増強シャボンヘルメット」「ガワラオニ」[2021年6月12日放送]"], ["0660", "「父の日にアドベン茶」「キライなテストにガ～ンバ！」[2021年6月19日放送]"], ["0661", "「ロックロックハンマー」「よかん虫」[2021年6月26日放送]"], ["0662", "「珍獣がショートステイ」「変幻自在！お天気ボックス」[2021年7月3日放送]"], ["0663", "「消しゴムでノッペラボウ」「つくろう！おざしき水族館」[2021年7月10日放送]"], ["0664", "「スグピクトグラム」「雲ソファーでスポーツをみよう！」[2021年7月17日放送]"], ["0665", "「未来の町にただ一人」「ハチにたのめば何とかなるさ」[2021年7月31日放送]"], ["0666", "「眠って発電！のび太電力」「きもだめしめがね」[2021年8月7日放送]"], ["0667", "「ネコが会社をつくったよ」「立体パズルハンマー」[2021年8月14日放送]"], ["0668", "「つめあわせオバケ」「ねがい星」[2021年8月21日放送]"], ["0669", "「ゴロアワセトウでキャンプしよう！」「ロビンソンクルーソーセット」[2021年8月28日放送]"], ["0670", "「のび太の恐竜」「のび太の惑星探査ミッション」「マジックの使い道」「どら焼きが消えた日」[2021年9月4日放送]"], ["0671", "「細く長い友だち」「落としものカムバックスプレー」[2021年9月11日放送]"], ["0672", "「月の光と虫の声」「ツモリガン」[2021年9月18日放送]"], ["0673", "「ニクメナイン」「スネ夫は理想のお兄さん」[2021年9月25日放送]"], ["0674", "「上げ下げくり」「貸し切りチップ」[2021年10月2日放送]"], ["0675", "「町内突破大作戦」「コーディネートはスネカパで」[2021年10月9日放送]"], ["0676", "「スリル満点！いれかえコースで猛レース」「おかたづけショールーム」[2021年10月16日放送]"], ["0677", "「骨川マイスターの Do It Yourself」「主役はめこみ機」[2021年10月23日放送]"], ["0678", "「リアル日本一周超特急すごろく」「しずかちゃんSOS」[2021年10月30日放送]"], ["0679", "「つづきスプレー」「ボールを鍛（きた）えろ！」[2021年11月6日放送]"], ["0680", "「無人境ドリンク」「葉っぱ探偵のび太」[2021年11月13日放送]"], ["0681", "「のび太とのび太」「アトカラホントスピーカー」[2021年11月20日放送]"], ["0682", "「ひろびろ日本」「オンボロ旅館をたて直せ」[2021年11月27日放送]"], ["0683", "「ドラえもん＆パーマン危機一髪！？」「大予言・地球の滅（ほろ）びる日」[2021年12月4日放送]"], ["0684", "「ハリーのしっぽ」「ポスターになったのび太」[2021年12月11日放送]"], ["0685", "「ジャイアンラーメンが来る！」「ちく電スーツ」[2021年12月18日放送]"], ["0686", "「イリュージョニストノビー～クリスマスの奇跡」「植物ペン」[2021年12月25日放送]"], ["0687", "大みそかだよ！ドラえもん１時間スペシャル「煩悩を追い払え！」「さようならドラえもん」[2021年12月31日放送]"]], "hovertemplate": "broadcasting_year=2021<br>vector_x=%{x}<br>vector_y=%{y}<br>index=%{customdata[0]}<br>title=%{customdata[1]}<extra></extra>", "legendgroup": "", "marker": {"color": "#636efa", "symbol": "circle"}, "mode": "markers", "name": "", "orientation": "v", "showlegend": false, "type": "scatter", "x": [16.74, 0.5217, 0.8004, 0.4883, -6.548, 2.862, -3.153, -8.902, 4.103, -10.03, -7.357, -14.55, 6.827, -17.9, -19.29, 8.942, 9.681, -23.46, 6.622, 3.138, 9.248, 18.69, 12.66, -9.244, -12.6, -11.79, -4.774, -2.657, -21.82, 8.662, 6.849, 12.78, -18.52, 12.19, 6.108, 3.661, -20.19, -20.61, -3.24, 1.089, -16.88, -4.125, -4.22, -11.33, 1.337, 10.33, -11.53, -12.56, 1.78, -12.59, 10.11], "xaxis": "x2", "y": [8.283, 2.839, -1.582, -2.576, -5.232, 10.53, -6.282, 7.758, 6.688, -0.01182, 8.461, 0.3261, -3.921, -10.08, -6.437, 11.78, -7.44, -15.1, 20.6, 7.13, 7.008, 6.93, 5.969, -11.93, -6.414, -9.449, -7.983, 18.37, -11.19, -7.15, -0.09087, 4.566, -11.38, 20.53, -3.873, 1.915, -14.03, -11.6, -0.1648, -2.961, -18.29, -2.542, -9.559, -11.95, 6.313, -4.079, -15.91, -7.158, 1.073, -15.29, -2.603], "yaxis": "y2"}, {"customdata": [["0688", "「ジャイアンが警察官！？」「スネ夫の自慢はみんなの自慢」[2022年1月8日放送]"], ["0689", "「雲の中の散歩」「いつでも日記」[2022年1月15日放送]"], ["0690", "「テレビとりもち」「ケロンパス」[2022年1月22日放送]"], ["0691", "「一文字変えて遊んじゃおう」「未知とのそうぐう機」[2022年1月29日放送]"], ["0692", "「月面クレーターを滑（すべ）っちゃえ！」「ベロ相うらない大当たり！」[2022年2月5日放送]"], ["0693", "「らくがきを撃（う）て！」「正直太郎」[2022年2月12日放送]"], ["0694", "「痛みはね返りミラー」「ヤキイモの気持ち」[2022年2月19日放送]"], ["0695", "「ふみきりセット」「まんが家ジャイ子」「映画ドラえもん　のび太の新恐竜」[2022年2月26日放送]"], ["0696", "「ドンジャラ村のホイ」[2022年3月5日放送]"], ["0697", "「ドラミのお花見メロンパン」「ペコペコバッタ」[2022年3月12日放送]"], ["0698", "「つかめドリーム！宝星」[2022年3月19日放送]"], ["0699", "「うそつ機」「泣くなジャイ子よ」[2022年3月26日放送]"], ["0700", "「からだねん土でスマートになろう」「ナゲーなげなわ」[2022年4月2日放送]"], ["0701", "「いただき小ばん」「どくさいスイッチ」[2022年4月9日放送]"], ["0702", "「のび太のダンボール宇宙ステーション」[2022年4月16日放送]"], ["0703", "「台風のフー子」「なんでもアシストーン」[2022年4月23日放送]"], ["0704", "「ドラドラ源平合戦～しずかちゃん御前を救え！～」[2022年4月30日放送]"], ["0705", "「母の日はおおせのママに」「ノゾミルじゅう」[2022年5月7日放送]"], ["0706", "「デビルカード」「みたままベレーで天才画家」[2022年5月14日放送]"], ["0707", "「ママのダイヤを盗み出せ」「ポケットの中のしずかちゃん」[2022年5月21日放送]"], ["0708", "「地図ちゅうしゃき」「おもかるとう」[2022年5月28日放送]"], ["0709", "「うつしぼくろ」「ロボッターの反乱」[2022年6月4日放送]"], ["0710", "「かわいいジャイアン」「シンガーソングライター」[2022年6月11日放送]"], ["0711", "「アマガエール」「うつしっぱなしミラー」[2022年6月18日放送]"], ["0712", "「地獄にジャイアン」「新聞社ごっこセット」[2022年6月25日放送]"], ["0713", "「四次元ポケットにスペアがあったのだ」「どっちがウソか！アワセール」[2022年7月2日放送]"], ["0714", "「海坊主がつれた！」「デンデンハウスは気楽だな」[2022年7月9日放送]"], ["0715", "「ちっちゃくても出木杉」「たとえ胃の中、水の中」[2022年7月16日放送]"], ["0716", "「ハイキングに出かけよう」「風神さわぎ」[2022年7月23日放送]"], ["0717", "「しかしユーレイはでた！」[2022年7月30日放送]"], ["0718", "「のび太の息子が家出した」「ゆめふうりん」[2022年8月6日放送]"], ["0719", "「しずかちゃんをとりもどせ」「人の身になるタチバガン」[2022年8月13日放送]"], ["0720", "「お願い！アニマループ」「ダジャレでやっつけろ！」[2022年8月20日放送]"], ["0721", "「お宝だらけ！ こじつけ鑑定士」「とりよせバッグ」[2022年8月27日放送]"], ["0722", "「どら焼きが消えた日」「ドラヤキ星人の逆襲！？」「さがせ！野比家のへっぽこご先祖さま」「勝利を呼ぶチアリーダー手ぶくろ」[2022年9月3日放送]"], ["0723", "「カムカムキャットフード」「裏山のドラえもん城」[2022年9月10日放送]"], ["0724", "「のび太漂流記」「タヌ機」[2022年9月17日放送]"], ["0725", "「四次元たてましブロック」「あんしん！ジャイアン保険」[2022年9月24日放送]"], ["0726", "「かくれん棒」「大富豪のび太」[2022年10月1日放送]"], ["0727", "「オノマトペがいっぱい」「本はおいしくよもう」[2022年10月8日放送]"], ["0728", "「まるでホンモノ！？自然観察プラモシリーズ」「のぞき穴ボード」[2022年10月15日放送]"], ["0729", "「オールシーズンバッジ」「グンニャリジャイアン」[2022年10月22日放送]"], ["0730", "「なんでもクレーンゲーム」「むすびの糸」[2022年10月29日放送]"], ["0731", "「ななころびてんとう虫」「実感帽」[2022年11月5日放送]"]], "hovertemplate": "broadcasting_year=2022<br>vector_x=%{x}<br>vector_y=%{y}<br>index=%{customdata[0]}<br>title=%{customdata[1]}<extra></extra>", "legendgroup": "", "marker": {"color": "#636efa", "symbol": "circle"}, "mode": "markers", "name": "", "orientation": "v", "showlegend": false, "type": "scatter", "x": [-9.645, -9.548, -17.12, -7.664, -1.246, -1.665, 4.688, 8.474, -21.51, 5.774, -11.76, 8.401, 2.164, -14.91, -10.27, -12.03, -17.87, 9.341, -1.565, -16.62, 0.7942, -8.779, 2.928, 16.74, -6.288, -9.053, -2.153, -9.779, -16.07, -25.1, -4.636, -2.401, -9.399, 0.2877, 13.12, -3.624, -8.499, -18.64, -13.77, -13.54, -9.805, -5.206, -23.05, -10.82], "xaxis": "x", "y": [-18.52, 4.26, -19.14, -17.18, -5.073, -2.669, 3.736, 14.39, -14.45, 5.197, 0.3131, 15.05, 2.636, -15.33, -2.759, -10.39, -1.052, -8.395, -15.8, -2.525, -3.661, -16.69, 4.742, 10.98, -6.415, -13.47, -2.967, -15.45, -17.61, -16.66, -10.3, 0.4282, -17.19, -11.16, 21.02, -2.149, -10.57, -0.634, 4.458, -18.49, 6.34, -3.504, -14.0, -16.92], "yaxis": "y"}], "layout": {"annotations": [{"font": {}, "showarrow": false, "text": "broadcasting_year=2022", "textangle": 90, "x": 0.98, "xanchor": "left", "xref": "paper", "y": 0.0365, "yanchor": "middle", "yref": "paper"}, {"font": {}, "showarrow": false, "text": "broadcasting_year=2021", "textangle": 90, "x": 0.98, "xanchor": "left", "xref": "paper", "y": 0.1395, "yanchor": "middle", "yref": "paper"}, {"font": {}, "showarrow": false, "text": "broadcasting_year=2020", "textangle": 90, "x": 0.98, "xanchor": "left", "xref": "paper", "y": 0.2425, "yanchor": "middle", "yref": "paper"}, {"font": {}, "showarrow": false, "text": "broadcasting_year=2019", "textangle": 90, "x": 0.98, "xanchor": "left", "xref": "paper", "y": 0.3455, "yanchor": "middle", "yref": "paper"}, {"font": {}, "showarrow": false, "text": "broadcasting_year=2018", "textangle": 90, "x": 0.98, "xanchor": "left", "xref": "paper", "y": 0.4485, "yanchor": "middle", "yref": "paper"}, {"font": {}, "showarrow": false, "text": "broadcasting_year=2017", "textangle": 90, "x": 0.98, "xanchor": "left", "xref": "paper", "y": 0.5515, "yanchor": "middle", "yref": "paper"}, {"font": {}, "showarrow": false, "text": "broadcasting_year=2016", "textangle": 90, "x": 0.98, "xanchor": "left", "xref": "paper", "y": 0.6545, "yanchor": "middle", "yref": "paper"}, {"font": {}, "showarrow": false, "text": "broadcasting_year=2015", "textangle": 90, "x": 0.98, "xanchor": "left", "xref": "paper", "y": 0.7575, "yanchor": "middle", "yref": "paper"}, {"font": {}, "showarrow": false, "text": "broadcasting_year=2014", "textangle": 90, "x": 0.98, "xanchor": "left", "xref": "paper", "y": 0.8605, "yanchor": "middle", "yref": "paper"}, {"font": {}, "showarrow": false, "text": "broadcasting_year=2013", "textangle": 90, "x": 0.98, "xanchor": "left", "xref": "paper", "y": 0.9635, "yanchor": "middle", "yref": "paper"}], "height": 2000, "legend": {"tracegroupgap": 0}, "margin": {"t": 60}, "width": 800, "xaxis": {"anchor": "y", "domain": [0, 0.98], "title": {"text": "vector_x"}}, "xaxis10": {"anchor": "y10", "domain": [0, 0.98], "matches": "x", "showticklabels": false}, "xaxis2": {"anchor": "y2", "domain": [0, 0.98], "matches": "x", "showticklabels": false}, "xaxis3": {"anchor": "y3", "domain": [0, 0.98], "matches": "x", "showticklabels": false}, "xaxis4": {"anchor": "y4", "domain": [0, 0.98], "matches": "x", "showticklabels": false}, "xaxis5": {"anchor": "y5", "domain": [0, 0.98], "matches": "x", "showticklabels": false}, "xaxis6": {"anchor": "y6", "domain": [0, 0.98], "matches": "x", "showticklabels": false}, "xaxis7": {"anchor": "y7", "domain": [0, 0.98], "matches": "x", "showticklabels": false}, "xaxis8": {"anchor": "y8", "domain": [0, 0.98], "matches": "x", "showticklabels": false}, "xaxis9": {"anchor": "y9", "domain": [0, 0.98], "matches": "x", "showticklabels": false}, "yaxis": {"anchor": "x", "domain": [0, 0.073], "title": {"text": "vector_y"}}, "yaxis10": {"anchor": "x10", "domain": [0.927, 1.0], "matches": "y", "title": {"text": "vector_y"}}, "yaxis2": {"anchor": "x2", "domain": [0.103, 0.176], "matches": "y", "title": {"text": "vector_y"}}, "yaxis3": {"anchor": "x3", "domain": [0.206, 0.279], "matches": "y", "title": {"text": "vector_y"}}, "yaxis4": {"anchor": "x4", "domain": [0.309, 0.382], "matches": "y", "title": {"text": "vector_y"}}, "yaxis5": {"anchor": "x5", "domain": [0.412, 0.485], "matches": "y", "title": {"text": "vector_y"}}, "yaxis6": {"anchor": "x6", "domain": [0.515, 0.588], "matches": "y", "title": {"text": "vector_y"}}, "yaxis7": {"anchor": "x7", "domain": [0.618, 0.691], "matches": "y", "title": {"text": "vector_y"}}, "yaxis8": {"anchor": "x8", "domain": [0.721, 0.794], "matches": "y", "title": {"text": "vector_y"}}, "yaxis9": {"anchor": "x9", "domain": [0.824, 0.897], "matches": "y", "title": {"text": "vector_y"}}}}
